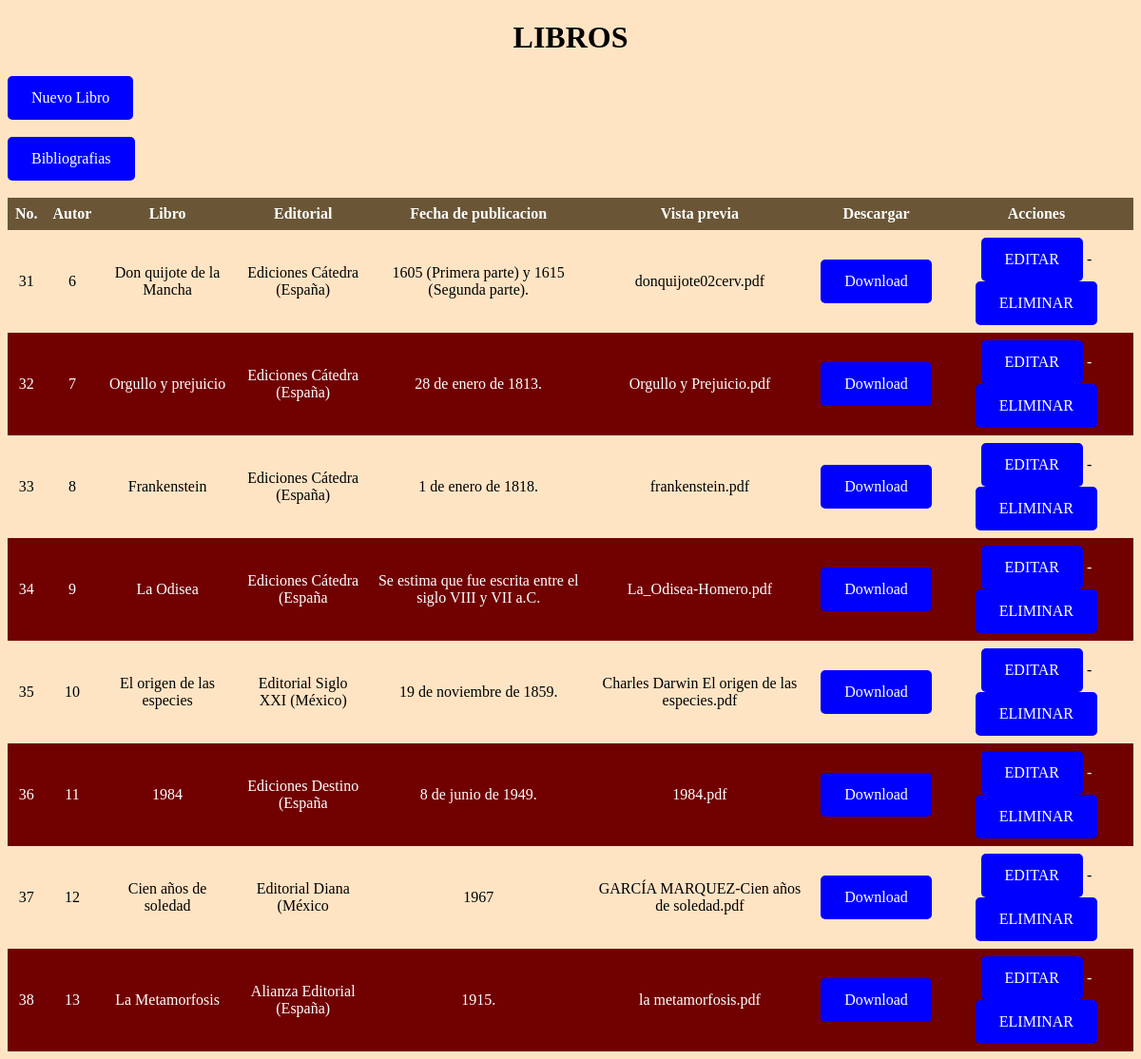
The page / on the database its author committed.
### tables this page shows
CREATE TABLE `libros` (
  `id` int(10) NOT NULL,
  `id_autor` int(10) NOT NULL,
  `nombre_libro` varchar(100) NOT NULL,
  `vista_previa` varchar(50) DEFAULT NULL,
  `editorial` varchar(100) NOT NULL,
  `fecha_publi` varchar(100) NOT NULL
);

### index.php (the view, shortened to what this page needs)
<!DOCTYPE html>
<html lang="en">
<head>
    <link rel="stylesheet" type="text/css" href="estilos.css">
</head>
<body>
<?php
    include("conexion.php");
    $sql = "select * from libros";
    $resultado = mysqli_query($conexion,$sql)
?>
    <h1>LIBROS</h1>
    <a href="agregar.php">Nuevo Libro</a><br><br>
    <a href="autores.php">Bibliografias</a><br><br>
    <table>
        <thead>
            <tr>
                <th>No.</th>
                <th>Autor</th>
                <th>Libro</th>
                <th>Editorial</th>
                <th>Fecha de publicacion</th>
                <th>Vista previa</th>
                <th>Descargar</th>
                <th>Acciones</th>
            </tr>
        </thead>
        <tbody>
            <?php
                while($filas = mysqli_fetch_assoc($resultado)){
            ?>
            <tr>
                <td> <?php echo $filas ['id'] ?> </td>
                <td> <?php echo $filas ['id_autor'] ?> </td>
                <td> <?php echo $filas ['nombre_libro'] ?> </td>
                <td> <?php echo $filas ['editorial'] ?> </td>
                <td> <?php echo $filas ['fecha_publi'] ?> </td>
                <td> <?php echo $filas ['vista_previa'] ?></td>
                <td> <a href="./pdf/<?php echo $filas ['vista_previa'] ?>">Download</a></td>
                <td>
<?php echo "<a href='editar.php?id=".$filas ['id']."'>EDITAR</a>
    "; ?>
                    -
<?php echo "<a href='eliminar.php?id=".$filas ['id']."'
    onclick='return confirmar()'>ELIMINAR</a>"; ?>
                </td>
            </tr>
            <?php
                }
            ?>
        </tbody>
    </table>
</body>
</html>

### estilos.css (style rules this page uses)
body { background-color: bisque; }
table { border-collapse: collapse; width: 100%; }
th,td { text-align: center; padding: 8px; }
tr:nth-child(even) { background-color: #710000; color: white; }
th { background-color: #3b290ac1; color: white; }
a:link, a:visited { background-color: blue; color: white; padding: 14px 25px; text-align: center; text-decoration: none; display: inline-block; border-radius: 5px; }
h1,h2,h3,h4 { text-align: center; }

### rows shown on the page
libros: id "31", id_autor "6", nombre_libro "Don quijote de la Mancha", editorial "Ediciones Cátedra (España)", fecha_publi "1605 (Primera parte) y 1615 (Segunda parte).", vista_previa "donquijote02cerv.pdf"
libros: id "32", id_autor "7", nombre_libro "Orgullo y prejuicio", editorial "Ediciones Cátedra (España)", fecha_publi "28 de enero de 1813.", vista_previa "Orgullo y Prejuicio.pdf"
libros: id "33", id_autor "8", nombre_libro "Frankenstein", editorial "Ediciones Cátedra (España)", fecha_publi "1 de enero de 1818.", vista_previa "frankenstein.pdf"
libros: id "34", id_autor "9", nombre_libro "La Odisea", editorial "Ediciones Cátedra (España", fecha_publi "Se estima que fue escrita entre el siglo VIII y VII a.C.", vista_previa "La_Odisea-Homero.pdf"
libros: id "35", id_autor "10", nombre_libro "El origen de las especies", editorial "Editorial Siglo XXI (México)", fecha_publi "19 de noviembre de 1859.", vista_previa "Charles Darwin El origen de las especies.pdf"
libros: id "36", id_autor "11", nombre_libro "1984", editorial "Ediciones Destino (España", fecha_publi "8 de junio de 1949.", vista_previa "1984.pdf"
libros: id "37", id_autor "12", nombre_libro "Cien años de soledad", editorial "Editorial Diana (México", fecha_publi "1967", vista_previa "GARCÍA MARQUEZ-Cien años de soledad.pdf"
libros: id "38", id_autor "13", nombre_libro "La Metamorfosis", editorial "Alianza Editorial (España)", fecha_publi "1915.", vista_previa "la metamorfosis.pdf"
